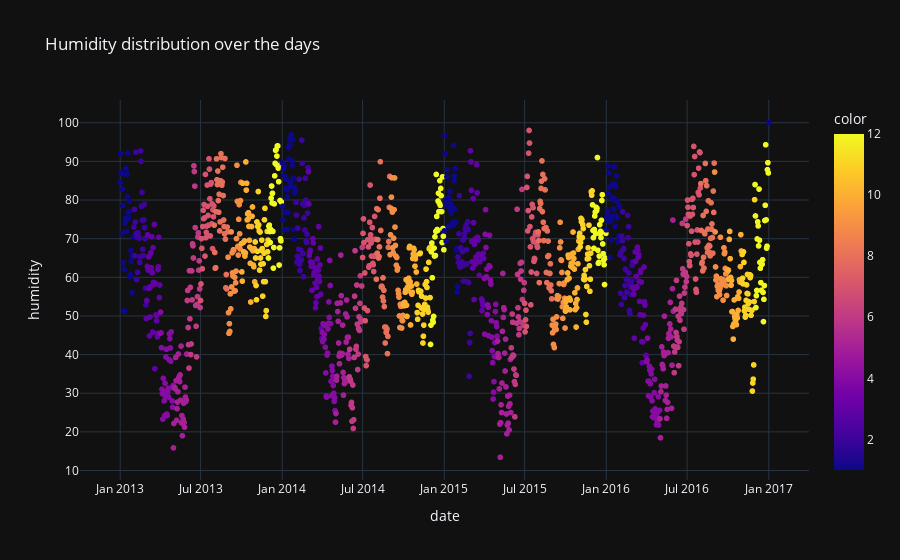

This figure's notebook cell:
### Markdown cell above
1. **Late May to Early June (Last 2 weeks of May to first 2 weeks of June):** High temperatures due to the peak of the summer season.

2. **July to Early September (July to first week of September):** Fluctuating temperatures due to the rainy season.

3. **Overall Trend (January to June, September to December):** Increasing temperatures from January to June and decreasing temperatures from September to December due to seasonal impact.

[Reference](https://delhitourism.gov.in/delhitourism/aboutus/seasons_of_delhi.jsp])

### Code cell
fig=px.scatter(data_frame=df,x=df.index,y='humidity',color=df.index.month,title="Humidity distribution over the days")
fig.show()

### Figure 1 — Plotly figure (JSON) as saved in the notebook; plotly's stock layout.template omitted (floating-point values rounded to 4 significant figures; data arrays with more than 128 entries replaced by an {"elided": "..."} marker saying what was removed)
{"data": [{"hovertemplate": "date=%{x}<br>humidity=%{y}<br>color=%{marker.color}<extra></extra>", "legendgroup": "", "marker": {"color": {"elided": "1462 int values"}, "coloraxis": "coloraxis", "symbol": "circle"}, "mode": "markers", "name": "", "showlegend": false, "type": "scattergl", "x": {"elided": "1462 str values"}, "xaxis": "x", "y": {"elided": "1462 float values"}, "yaxis": "y"}], "layout": {"coloraxis": {"colorbar": {"title": {"text": "color"}}, "colorscale": [[0, "#0d0887"], [0.1111, "#46039f"], [0.2222, "#7201a8"], [0.3333, "#9c179e"], [0.4444, "#bd3786"], [0.5556, "#d8576b"], [0.6667, "#ed7953"], [0.7778, "#fb9f3a"], [0.8889, "#fdca26"], [1, "#f0f921"]]}, "legend": {"tracegroupgap": 0}, "title": {"text": "Humidity distribution over the days"}, "xaxis": {"anchor": "y", "domain": [0, 1], "title": {"text": "date"}}, "yaxis": {"anchor": "x", "domain": [0, 1], "title": {"text": "humidity"}}}}
